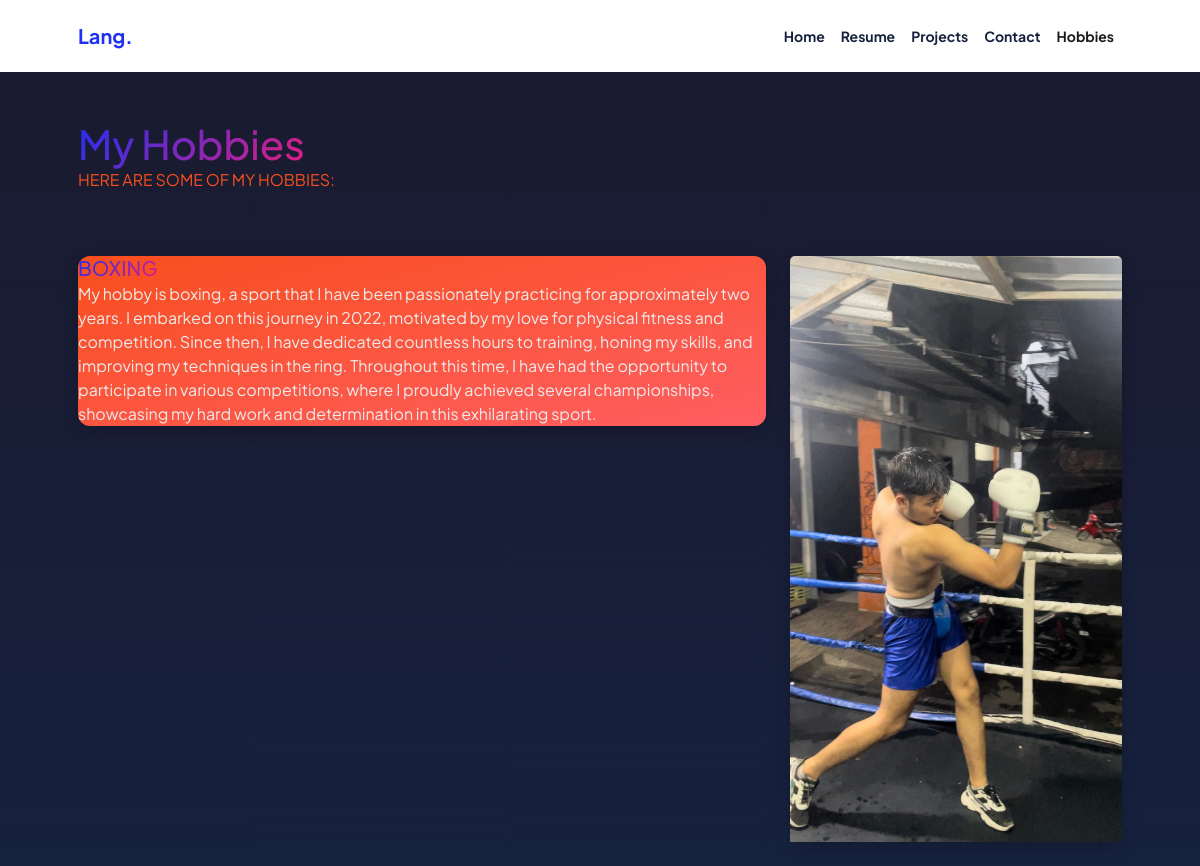
Screenshot of /hobby.php with the database file from the repository.
### tables this page shows
CREATE TABLE `hobby` (
  `id` int(3) NOT NULL,
  `judul` varchar(50) NOT NULL,
  `isi` text NOT NULL
);

### hobby.php (the view, shortened to what this page needs)
<!DOCTYPE html>
<html lang="en">
<head>
    <link href="css/styles.css" rel="stylesheet" />
</head>
<body class="d-flex flex-column h-100">
<?php
include 'koneksi.php';
$sqlProject = "SELECT * FROM hobby";
$resultProject = $koneksi->query($sqlProject);
if ($resultProject->num_rows > 0) {
    $row = $resultProject->fetch_assoc();
    $judul = $row['judul'];
    $isi = $row['isi'];
} else {
    echo " ";
}
?>
<main class="flex-shrink-0">
    <nav class="navbar navbar-expand-lg navbar-light bg-white py-3">
        <div class="container px-5">
        <a class="navbar-brand" href="index.html"><span class="fw-bolder text-primary">Lang.</span></a>
            <div class="collapse navbar-collapse" id="navbarSupportedContent">
                <ul class="navbar-nav ms-auto mb-2 mb-lg-0 small fw-bolder">
                    <li class="nav-item"><a class="nav-link" href="index.php">Home</a></li>
                    <li class="nav-item"><a class="nav-link" href="resume.php">Resume</a></li>
                    <li class="nav-item"><a class="nav-link" href="projects.php">Projects</a></li>
                    <li class="nav-item"><a class="nav-link" href="contact.php">Contact</a></li>
                    <li class="nav-item"><a class="nav-link active" href="hobby.php">Hobbies</a></li>
                </ul>
            </div>
        </div>
    </nav>
    <header class="py-5">
        <div class="container px-5">
            <h1 class="text-gradient d-inline">My Hobbies</h1>
            <p class="text-uppercase">Here are some of my hobbies:</p>
        </div>
    </header>
    <div class="container px-5">
        <div class="row">
            <div class="col-md-8 mb-4">
                <div class="card">
                    <div class="col text-center text-lg-start mb-4 mb-lg-0">
                        <h5 class="text-gradient d-inline"><?= $judul ?></h5>
                        <p class="card-text"><?= $isi ?></p>
                    </div>
                </div>
            </div>
            <div class="col-md-4 mb-4">
                <div class="card">
                    <img src="assets/tinju.jpeg" class="card-img-top" alt="<?= $judul ?>" />
                </div>
            </div>
        </div>
    </div>
</main>
</body>
</html>

### hobby.php (style rules this page uses)
body { background: linear-gradient(to bottom, #1a1a2e, #16213e); color: #eaeaea; font-family: 'Plus Jakarta Sans', sans-serif; }
nav { background: rgba(255, 255, 255, 0.9); backdrop-filter: blur(10px); }
nav .nav-link { color: #16213e; }
.card { background: linear-gradient(to bottom right, #f84e1e, #ff5e62); border: none; box-shadow: 0 4px 15px rgba(0, 0, 0, 0.2); border-radius: 12px; }
header { color: #f84e1e; }

### rows the page displays
hobby: judul "BOXING", isi "My hobby is boxing, a sport that I have been passionately practicing for approximately two years. I embarked on this journey in 2022, motivated by my love for physical fitness and competition. Since then, I have dedicated countless hours to training, honing my skills, and improving my techniques in the ring. Throughout this time, I have had the opportunity to participate in various competitions, where I proudly achieved several championships, showcasing my hard work and determination in this exhilarating sport."
